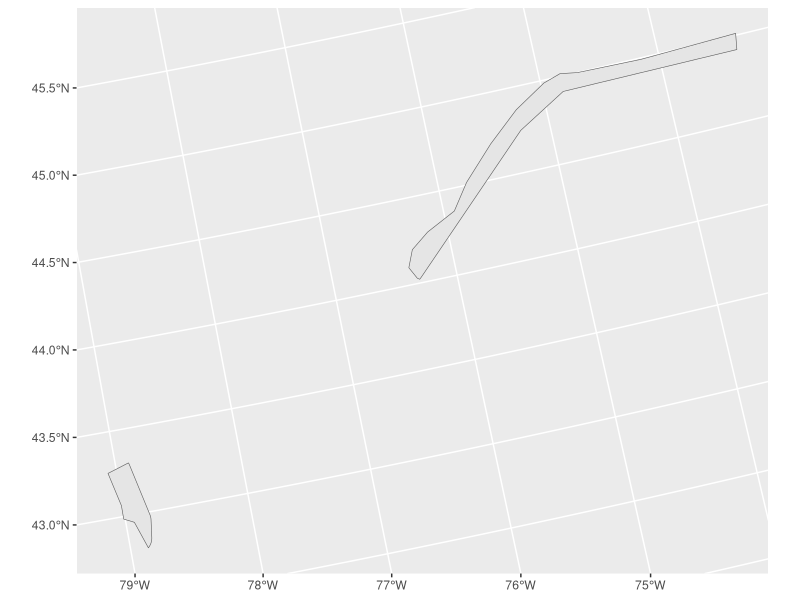
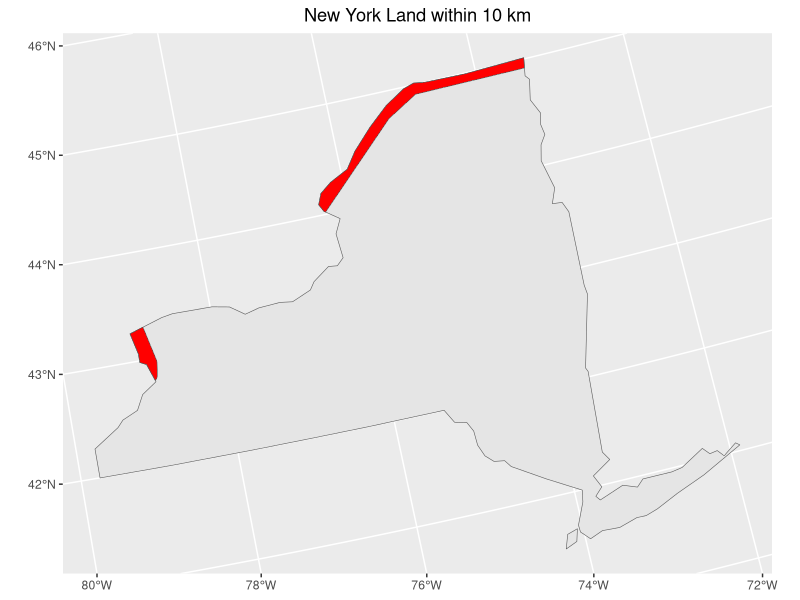
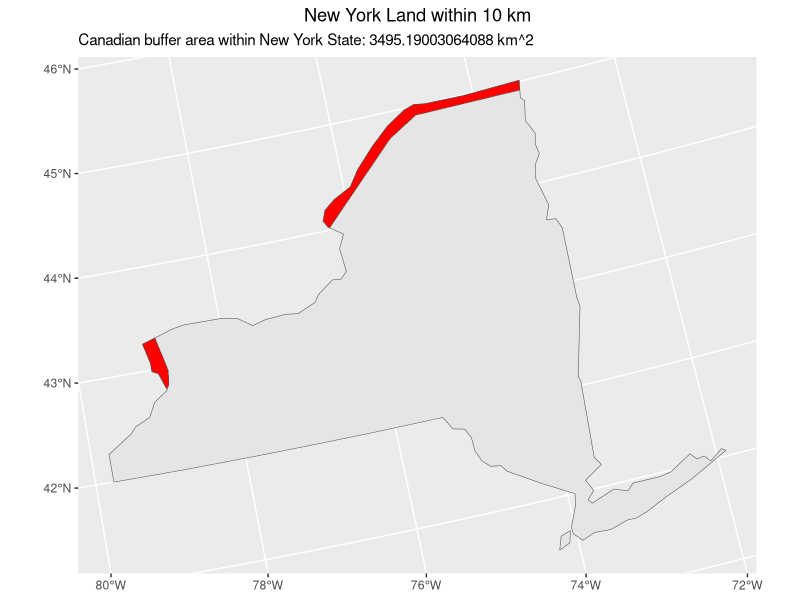

The R source for these figures, in order:
## ---- chunk 1
library(spData)
library(sf)
library(tidyverse)
library(units)
library(ggplot2)
## ---- chunk 2
data(world)
data("us_states")
albers <- "+proj=aea +lat_1=29.5 +lat_2=45.5 +lat_0=37.5 +lon_0=-96 +x_0=0 +y_0=0 +ellps=GRS80 +datum=NAD83 +units=m +no_defs"

Canada <- world |>
  filter (name_long == "Canada")

head(Canada)

NYS <- us_states |>
  filter(NAME == "New York")

str(NYS)
## ---- chunk 3
tr_Canada <- st_transform(Canada,albers)

tr_NYS <- st_transform(NYS, albers)


buffer_C  <-st_buffer(tr_Canada, 10000)

## ---- chunk 4

i <- st_intersection (buffer_C, tr_NYS)

ggplot()+
  geom_sf(data = i)

plot <- (ggplot()+
geom_sf(data = tr_NYS)+
  geom_sf(data =i, fill = "red")+

labs (title = "New York Land within 10 km")+
  theme (plot.title = element_text(hjust = 0.5))
         )

plot
## ---- chunk 5

area_m <- st_area (i)
area_km <- set_units(area_m, km^2)
str_num<- toString (area_km, "km")
km <- "km^2"
str_area <- paste(str_num,km)

print(str_area)

subtitle <- paste("Canadian buffer area within New York State:", str_area)
## ---- chunk 6
plot+
  labs(subtitle = subtitle)
